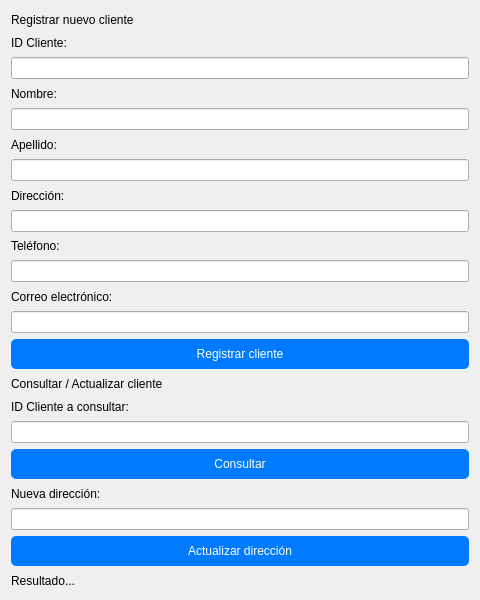
<?xml version="1.0" encoding="UTF-8"?>
<ui version="4.0">
 <class>Clientes</class>
 <widget class="QWidget" name="Clientes">
  <property name="geometry">
   <rect>
    <x>0</x>
    <y>0</y>
    <width>480</width>
    <height>600</height>
   </rect>
  </property>
  <property name="windowTitle">
   <string>Gestión de Clientes</string>
  </property>
  <property name="styleSheet">
   <string notr="true">
    QPushButton {
        background-color: #007BFF;
        color: white;
        padding: 8px;
        border: none;
        border-radius: 5px;
    }
    QPushButton:hover {
        background-color: #0056b3;
    }
    QPushButton:pressed {
        background-color: #dc3545;
    }
   </string>
  </property>
  <layout class="QVBoxLayout" name="verticalLayout">

   <!-- Título principal -->
   <item>
    <widget class="QLabel" name="labelTitulo">
     <property name="text">
      <string>Registrar nuevo cliente</string>
     </property>
    </widget>
   </item>

   <!-- Campos de registro -->
   <item>
    <widget class="QLabel" name="label_id">
     <property name="text">
      <string>ID Cliente:</string>
     </property>
    </widget>
   </item>
   <item>
    <widget class="QLineEdit" name="input_id"/>
   </item>

   <item>
    <widget class="QLabel" name="label_nombre">
     <property name="text">
      <string>Nombre:</string>
     </property>
    </widget>
   </item>
   <item>
    <widget class="QLineEdit" name="input_nombre"/>
   </item>

   <item>
    <widget class="QLabel" name="label_apellido">
     <property name="text">
      <string>Apellido:</string>
     </property>
    </widget>
   </item>
   <item>
    <widget class="QLineEdit" name="input_apellido"/>
   </item>

   <item>
    <widget class="QLabel" name="label_direccion">
     <property name="text">
      <string>Dirección:</string>
     </property>
    </widget>
   </item>
   <item>
    <widget class="QLineEdit" name="input_direccion"/>
   </item>

   <item>
    <widget class="QLabel" name="label_telefono">
     <property name="text">
      <string>Teléfono:</string>
     </property>
    </widget>
   </item>
   <item>
    <widget class="QLineEdit" name="input_telefono"/>
   </item>

   <item>
    <widget class="QLabel" name="label_correo">
     <property name="text">
      <string>Correo electrónico:</string>
     </property>
    </widget>
   </item>
   <item>
    <widget class="QLineEdit" name="input_correo"/>
   </item>

   <item>
    <widget class="QPushButton" name="btnGuardar">
     <property name="text">
      <string>Registrar cliente</string>
     </property>
    </widget>
   </item>

   <!-- Subtítulo sección de consulta/actualización -->
   <item>
    <widget class="QLabel" name="label_subtitulo">
     <property name="text">
      <string>Consultar / Actualizar cliente</string>
     </property>
    </widget>
   </item>

   <!-- ID Cliente a consultar -->
   <item>
    <widget class="QLabel" name="label_id_buscar">
     <property name="text">
      <string>ID Cliente a consultar:</string>
     </property>
    </widget>
   </item>
   <item>
    <widget class="QLineEdit" name="input_id_buscar"/>
   </item>

   <item>
    <widget class="QPushButton" name="btnConsultar">
     <property name="text">
      <string>Consultar</string>
     </property>
    </widget>
   </item>

   <!-- Nueva dirección -->
   <item>
    <widget class="QLabel" name="label_nueva_direccion">
     <property name="text">
      <string>Nueva dirección:</string>
     </property>
    </widget>
   </item>
   <item>
    <widget class="QLineEdit" name="input_nueva_direccion"/>
   </item>

   <item>
    <widget class="QPushButton" name="btnActualizar">
     <property name="text">
      <string>Actualizar dirección</string>
     </property>
    </widget>
   </item>

   <!-- Resultado -->
   <item>
    <widget class="QLabel" name="labelResultado">
     <property name="text">
      <string>Resultado...</string>
     </property>
    </widget>
   </item>

  </layout>
 </widget>
 <resources/>
 <connections/>
</ui>
